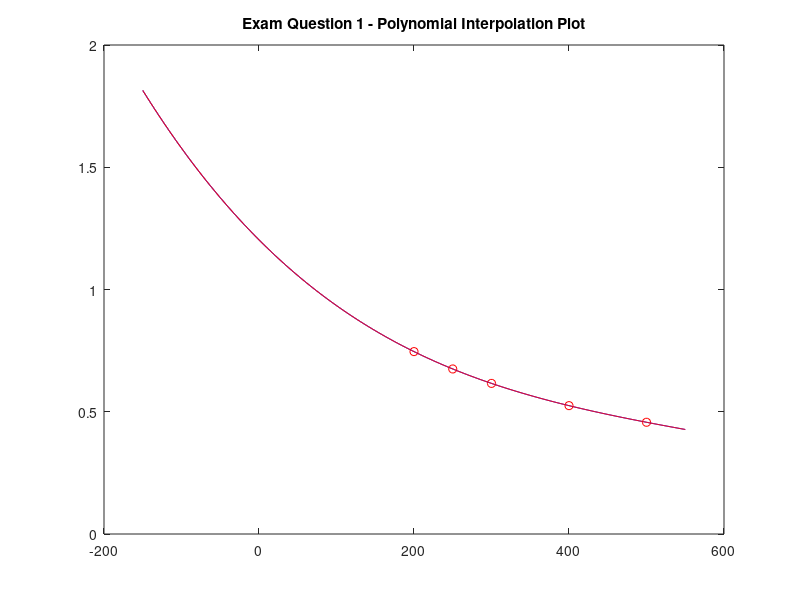

The MATLAB source for this figure:
% Adil Khokhar
% CLID: axk9375
%
% Polynomial Interpolation
% Equation: Ax^3 + Bx^2 + Cx + D = y
% Data Points: (200, 0.746), (250, 0.675), (300, 0.616), (400, 0.525), 
%              (500, 0.457)
% A(200)^4 + B(200)^3 + C(200^2) + D(200) + E = 0.746
% A(250)^4 + B(250)^3 + C(250^2) + D(250) + E  = 0.675
% A(300)^4 + B(300)^3 + C(300^2) + D(300) + E  = 0.616
% A(400)^4 + B(400)^3 + C(400^2) + D(400) + E  = 0.525
% A(500)^4 + B(500)^3 + C(500^2) + D(500) + E  = 0.457
format long;
x = [200 250 300 400 500];
y = [0.746 0.675 0.616 0.525 0.457];
M = [200^4 200^3 200^2 200 1 0.746;
     250^4 250^3 250^2 250 1 0.675;
     300^4 300^3 300^2 300 1 0.616;
     400^4 400^3 400^2 400 1 0.525;
     500^4 500^3 500^2 500 1 0.457];
R = rref(M);

fprintf('Matrix of Coefficients\n');
disp(M);
fprintf('Solution Matrix');
disp(R);

P = [ R(1,6)
      R(2,6)
      R(3,6)
      R(4,6)
      R(5,6) ];
  
xP = -150:1:550;
yP = polyval(P, xP);
pf = polyfit(x,y,4);
fp = polyval(pf,xP);

plot(x,y,'ro',xP,yP,'b-',xP,fp,'r-')
title('Exam Question 1 - Polynomial Interpolation Plot')

cond(M)
disp('The condition number is extremely high so the matrix is ill-conditioned.')
disp('This means that the solution x is highly inaccurate after approximation')
disp('And so the solutions are no good because they are prone to large numerical')
disp('errors');

